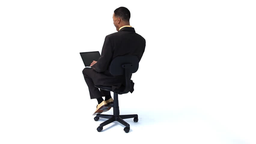
#> input picture test.png, 256 x 144 px, shrunk from 852 x 480 before the run
$ python pixelartilize.py
#> lines starting #> are read from the running program, lines starting #| are printed output that depends on the picture; after the words box and inside, x2 and y2 are one past the last pixel; in counts of white or black regions, pixels touching at a corner belong together
import cv2
import numpy as np
import pandas as pd
import matplotlib.pyplot as plt
import matplotlib.image as img_m
import seaborn as sns
from scipy.cluster.vq import kmeans, vq
import sys
from PIL import Image

#########################
#the following code turns any image on a white background into a pixelated image
#simply type pixelartilize(fname) with fname being any image file
#
#
#Current limitations: content must be on a pure white background for canny egde to work
#
#Currently not understood: K values are non deterministic
#
#########################


###Following mosiac image code section taken from: https://github.com/chschommer/pixelate-images/blob/main/mosaic.py

def avg_pixel_color_for_block(image, i_start, j_start, i_end, j_end):
    count = 0
    (r,g,b) = (0,0,0)

    if (i_end > image.width):
        i_end = image.width

    if (j_end > image.height):
        j_end = image.height

    for i in range(i_start, i_end):
        for j in range(j_start, j_end):
            (r_temp, g_temp, b_temp) = image.getpixel((i, j))
            if r_temp == 255 or g_temp==255 or b_temp==255:
                continue
            (r,g,b) = (r+r_temp, g+g_temp, b+b_temp)
            count = count+1
    try:
        return (int(r/count), int(g/count), int(b/count))
    except:
        return(255,255,255)


def fill_block(image, color, i_start, j_start, i_end, j_end):
    if (i_end > image.width):
        i_end = image.width

    if (j_end > image.height):
        j_end = image.height

    for i in range(i_start, i_end):
        for j in range(j_start, j_end):
            image.putpixel((i,j), color)


def do_moasic(image, block_size):
    result = Image.new('RGB', (image.width, image.height), color = 'black')

    for i in range(0, image.width, block_size):
        for j in range(0, image.height, block_size):
            avg_color = avg_pixel_color_for_block(image, i, j, i + block_size, j + block_size)
            fill_block(result, avg_color, i,j, i+block_size, j+block_size)


    return result


##function retrieved from https://python-bloggers.com/2020/08/get-the-dominant-colors-of-an-image-with-k-means/
def k_stuff(img):
    r_arr=[]
    g_arr=[]
    b_arr=[]
    h=np.shape(img)[0]
    w=np.shape(img)[1]
    for y in range(h):
        for x in range(w):
            # A pixel contains RGB values
            (r, g, b) = img.getpixel((x,y))
            r_arr.append(r)
            g_arr.append(g)
            b_arr.append(b)

    df = pd.DataFrame({'red':r_arr, 'green':g_arr, 'blue':b_arr})
    df.head()
    distortions = []
    num_clusters = range(1, 7)
    # Create a list of distortions from the kmeans function
    for i in num_clusters:
        cluster_centers, distortion = kmeans(df[['red','green','blue']].values.astype(float), i)
        distortions.append(distortion)

    elbow_plot = pd.DataFrame({'num_clusters': num_clusters, 'distortions': distortions})

    cluster_centers, _ = kmeans(df[['red','green','blue']].values.astype(float), 5)
    return cluster_centers


def get_distance(pi,p2):
    return ((pi[0]-p2[0])**2+(pi[1]-p2[1])**2+(pi[1]-p2[1])**2)**.5 #Get distance

def round_img(img,palette):
    h=np.shape(img)[0]
    w=np.shape(img)[1]
    for y in range(h):
        for x in range(w):
            # A pixel contains RGB values
            mini = None
            (r, g, b) = img.getpixel((x,y))
            for p in palette:
                dist = get_distance((r,g,b),p)#get the closest rgb value in 3d space
                if mini==None or dist < mini:
                    mini=dist
                    pal=p

            #set colors to closest color
            r=int(pal[0])
            g=int(pal[1])
            b=int(pal[2])

            img.putpixel((x,y), (r,g,b))#set pixel to that color
    return img

def crop_image(img,edges):
    h=np.shape(edges)[0]
    w=np.shape(edges)[1]

    top=h
    bottom=0
    left=w
    right=0
    for y in range(h):
        for x in range(w):
            #find edges of content
            value=edges[y][x]
            if value==255 and x < left:
                left = x
            if value==255 and x > right:
                right = x
            if value==255 and y < top:
                top = y
            if value==255 and y > bottom:
                bottom = y


    crop = img[top:bottom, left:right]
    return crop


def pixelartilize(fname):
    image = cv2.imread(fname)

    greyscale = cv2.cvtColor(image,cv2.COLOR_BGR2GRAY)

    canny_edge = cv2.Canny(greyscale, threshold1=30, threshold2=100)

    crop = crop_image(image,canny_edge)

    new_width = np.shape(crop)[0]
    new_height =  np.shape(crop)[0]
    block_size = max((new_width),(new_height))//32

    img = cv2.cvtColor(crop, cv2.COLOR_BGR2RGB)
    im = Image.fromarray(img)

    target = do_moasic(im, block_size)


    with Image.open(fname) as im:
        pallette=k_stuff(im)

    final = round_img(target,pallette)
    final.save("pixelated_"+fname)

if __name__ == "__main__":
    fname = input("Please input the filename you wish to pixelize: ")
#> the answer given: test.png
    try:
        pixelartilize(fname)
#> in pixelartilize, image is the input picture: shape (144, 256, 3); mean B, G, R 230.5, 230, 229.9
#> in pixelartilize, `canny_edge = cv2.Canny(greyscale, threshold1=30, threshold2=100)`:
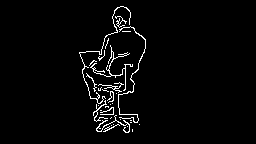
#> canny_edge: shape (144, 256); 2.9% white in thin lines or dots, all inside (x1, y1, x2, y2) = (79, 6, 146, 133)
#> after the loop in crop_image, `for y in range(h):`: bottom = 132; left = 79; right = 145; top = 6
#> in crop_image, `crop = img[top:bottom, left:right]`:
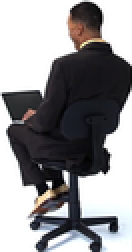
#> crop: shape (126, 66, 3) (shown 2 times larger); mean B, G, R 146.5, 144.3, 145.1
#> in do_moasic, `result = Image.new('RGB', (image.width, image.height), color = 'black')`: result: PIL image 66x126 RGB; every value is 0
#> after the loop in do_moasic, `for i in range(0, image.width, block_size):`:
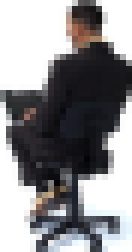
#> result: PIL image 66x126 RGB (shown 2 times larger); mean R, G, B 142.3, 141.4, 143.7
#> after the loop in round_img, `for y in range(h):`:
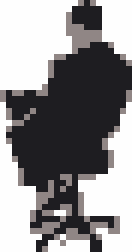
#> img: PIL image 66x126 RGB (shown 2 times larger); mean R, G, B 143.7, 142.1, 143.7
        input("saved to pixelated_"+fname+", press enter to quit")
#> the answer given: out.png
    except:
        input("Unkown error encountered, enter to quit")
